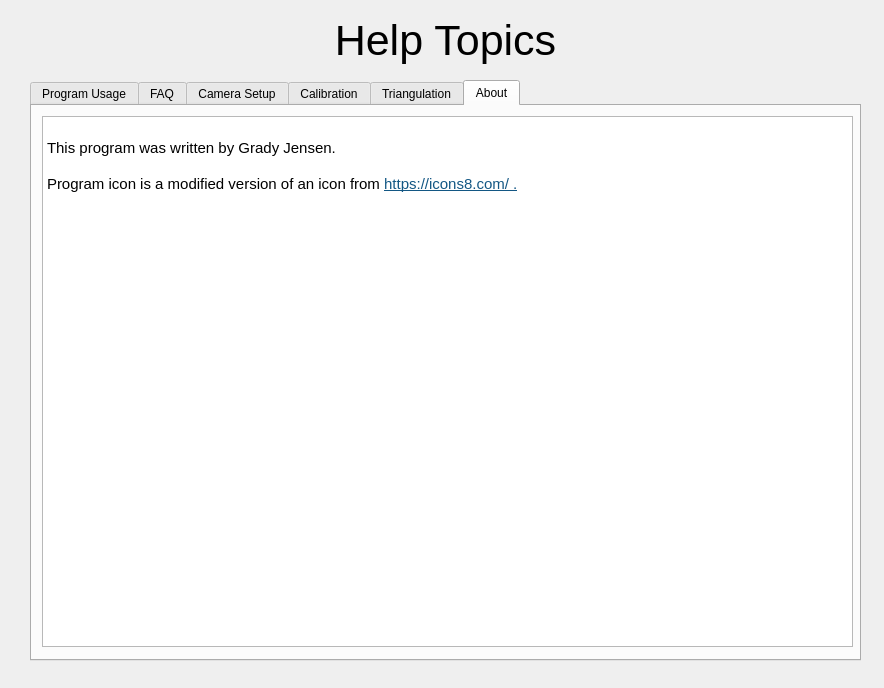
<?xml version="1.0" encoding="UTF-8"?>
<ui version="4.0">
 <class>HelpDialog</class>
 <widget class="QDialog" name="HelpDialog">
  <property name="geometry">
   <rect>
    <x>0</x>
    <y>0</y>
    <width>884</width>
    <height>688</height>
   </rect>
  </property>
  <property name="sizePolicy">
   <sizepolicy hsizetype="Fixed" vsizetype="Fixed">
    <horstretch>0</horstretch>
    <verstretch>0</verstretch>
   </sizepolicy>
  </property>
  <property name="windowTitle">
   <string>Help</string>
  </property>
  <property name="windowIcon">
   <iconset resource="icons.qrc">
    <normaloff>:/snake_icon_inv.jpg</normaloff>:/snake_icon_inv.jpg</iconset>
  </property>
  <widget class="QTabWidget" name="tabWidget">
   <property name="geometry">
    <rect>
     <x>30</x>
     <y>80</y>
     <width>831</width>
     <height>581</height>
    </rect>
   </property>
   <property name="currentIndex">
    <number>5</number>
   </property>
   <widget class="QWidget" name="tab">
    <attribute name="title">
     <string>Program Usage</string>
    </attribute>
    <widget class="QTextEdit" name="textEdit">
     <property name="geometry">
      <rect>
       <x>10</x>
       <y>10</y>
       <width>811</width>
       <height>531</height>
      </rect>
     </property>
     <property name="html">
      <string>&lt;!DOCTYPE HTML PUBLIC &quot;-//W3C//DTD HTML 4.0//EN&quot; &quot;http://www.w3.org/TR/REC-html40/strict.dtd&quot;&gt;
&lt;html&gt;&lt;head&gt;&lt;meta name=&quot;qrichtext&quot; content=&quot;1&quot; /&gt;&lt;style type=&quot;text/css&quot;&gt;
p, li { white-space: pre-wrap; }
&lt;/style&gt;&lt;/head&gt;&lt;body style=&quot; font-family:'Ubuntu'; font-size:11pt; font-weight:400; font-style:normal;&quot;&gt;
&lt;p align=&quot;center&quot; style=&quot; margin-top:0px; margin-bottom:0px; margin-left:0px; margin-right:0px; -qt-block-indent:0; text-indent:0px;&quot;&gt;&lt;span style=&quot; font-size:24pt; text-decoration: underline;&quot;&gt;Typical workflow:&lt;/span&gt;&lt;/p&gt;
&lt;p style=&quot;-qt-paragraph-type:empty; margin-top:0px; margin-bottom:0px; margin-left:0px; margin-right:0px; -qt-block-indent:0; text-indent:0px; font-size:24pt; text-decoration: underline;&quot;&gt;&lt;br /&gt;&lt;/p&gt;
&lt;p style=&quot; margin-top:0px; margin-bottom:0px; margin-left:0px; margin-right:0px; -qt-block-indent:0; text-indent:0px;&quot;&gt;&lt;span style=&quot; font-size:14pt;&quot;&gt;0. Plug in your cameras and start this program.&lt;/span&gt;&lt;/p&gt;
&lt;p style=&quot; margin-top:0px; margin-bottom:0px; margin-left:0px; margin-right:0px; -qt-block-indent:0; text-indent:0px;&quot;&gt;&lt;span style=&quot; font-size:14pt;&quot;&gt;    &lt;/span&gt;&lt;span style=&quot; font-size:12pt;&quot;&gt;If you started the program before connecting your cameras, press the refresh button on the main screen to detect them. If you are using cameras other than Basler Ace USB3 cameras, make sure you change the library for your cameras in the Project Settings window. Otherwise, your cameras will not be detected.&lt;/span&gt;&lt;/p&gt;
&lt;p style=&quot; margin-top:0px; margin-bottom:0px; margin-left:0px; margin-right:0px; -qt-block-indent:0; text-indent:0px;&quot;&gt;&lt;span style=&quot; font-size:14pt;&quot;&gt; &lt;/span&gt;&lt;/p&gt;
&lt;p style=&quot; margin-top:0px; margin-bottom:0px; margin-left:0px; margin-right:0px; -qt-block-indent:0; text-indent:0px;&quot;&gt;&lt;span style=&quot; font-size:14pt;&quot;&gt;1. Click on 'Setup' tab.&lt;/span&gt;&lt;/p&gt;
&lt;p style=&quot;-qt-paragraph-type:empty; margin-top:0px; margin-bottom:0px; margin-left:0px; margin-right:0px; -qt-block-indent:0; text-indent:0px; font-size:14pt;&quot;&gt;&lt;br /&gt;&lt;/p&gt;
&lt;p style=&quot; margin-top:0px; margin-bottom:0px; margin-left:0px; margin-right:0px; -qt-block-indent:0; text-indent:0px;&quot;&gt;&lt;span style=&quot; font-size:14pt;&quot;&gt;2. Click 'Create New Project' and choose a directory for your new project to live.&lt;/span&gt;&lt;/p&gt;
&lt;p style=&quot;-qt-paragraph-type:empty; margin-top:0px; margin-bottom:0px; margin-left:0px; margin-right:0px; -qt-block-indent:0; text-indent:0px; font-size:14pt;&quot;&gt;&lt;br /&gt;&lt;/p&gt;
&lt;p style=&quot; margin-top:0px; margin-bottom:0px; margin-left:0px; margin-right:0px; -qt-block-indent:0; text-indent:0px;&quot;&gt;&lt;span style=&quot; font-size:14pt;&quot;&gt;3. Click 'Load Camera Settings' and load a GenICam settings file with a camera capture rate suitable for calibration.&lt;/span&gt;&lt;/p&gt;
&lt;p style=&quot;-qt-paragraph-type:empty; margin-top:0px; margin-bottom:0px; margin-left:0px; margin-right:0px; -qt-block-indent:0; text-indent:0px; font-size:14pt;&quot;&gt;&lt;br /&gt;&lt;/p&gt;
&lt;p style=&quot; margin-top:0px; margin-bottom:0px; margin-left:0px; margin-right:0px; -qt-block-indent:0; text-indent:0px;&quot;&gt;&lt;span style=&quot; font-size:14pt;&quot;&gt;4. Click tab 'Collect Data' and click preview to test that the cameras work.&lt;/span&gt;&lt;/p&gt;
&lt;p style=&quot;-qt-paragraph-type:empty; margin-top:0px; margin-bottom:0px; margin-left:0px; margin-right:0px; -qt-block-indent:0; text-indent:0px; font-size:14pt;&quot;&gt;&lt;br /&gt;&lt;/p&gt;
&lt;p style=&quot; margin-top:0px; margin-bottom:0px; margin-left:0px; margin-right:0px; -qt-block-indent:0; text-indent:0px;&quot;&gt;&lt;span style=&quot; font-size:14pt;&quot;&gt;5. Go back to the 'Setup' tab and click the Collect Image Mask button if you want to create a background mask of your setup. &lt;/span&gt;&lt;span style=&quot; font-size:12pt;&quot;&gt;This is required if you plan to do a polyhedral visual hull of a subject in your setup.&lt;/span&gt;&lt;/p&gt;
&lt;p style=&quot;-qt-paragraph-type:empty; margin-top:0px; margin-bottom:0px; margin-left:0px; margin-right:0px; -qt-block-indent:0; text-indent:0px; font-size:12pt;&quot;&gt;&lt;br /&gt;&lt;/p&gt;
&lt;p style=&quot; margin-top:0px; margin-bottom:0px; margin-left:0px; margin-right:0px; -qt-block-indent:0; text-indent:0px;&quot;&gt;&lt;span style=&quot; font-size:14pt;&quot;&gt;6. Now it is time to calibrate the cameras. Click on the 'Calibrate Cameras' button.  Then click on the 'Collect New Calibration Images' button. Collect a suitable number of configuration images using the printed out and mounted calibration image.&lt;/span&gt;&lt;/p&gt;
&lt;p style=&quot;-qt-paragraph-type:empty; margin-top:0px; margin-bottom:0px; margin-left:0px; margin-right:0px; -qt-block-indent:0; text-indent:0px; font-size:14pt;&quot;&gt;&lt;br /&gt;&lt;/p&gt;
&lt;p style=&quot; margin-top:0px; margin-bottom:0px; margin-left:0px; margin-right:0px; -qt-block-indent:0; text-indent:0px;&quot;&gt;&lt;span style=&quot; font-size:12pt;&quot;&gt;For more information on this, go to the 'Calibration Help' tab of this help form.&lt;/span&gt;&lt;/p&gt;
&lt;p style=&quot;-qt-paragraph-type:empty; margin-top:0px; margin-bottom:0px; margin-left:0px; margin-right:0px; -qt-block-indent:0; text-indent:0px; font-size:14pt;&quot;&gt;&lt;br /&gt;&lt;/p&gt;
&lt;p style=&quot; margin-top:0px; margin-bottom:0px; margin-left:0px; margin-right:0px; -qt-block-indent:0; text-indent:0px;&quot;&gt;&lt;span style=&quot; font-size:14pt;&quot;&gt;7. When the images have been recorded, exit the recording window and calibrate the cameras.&lt;/span&gt;&lt;/p&gt;
&lt;p style=&quot;-qt-paragraph-type:empty; margin-top:0px; margin-bottom:0px; margin-left:0px; margin-right:0px; -qt-block-indent:0; text-indent:0px; font-size:14pt;&quot;&gt;&lt;br /&gt;&lt;/p&gt;
&lt;p style=&quot; margin-top:0px; margin-bottom:0px; margin-left:0px; margin-right:0px; -qt-block-indent:0; text-indent:0px;&quot;&gt;&lt;span style=&quot; font-size:14pt;&quot;&gt;8. If all of the cameras has a reasonably small reconstruction error, then continue. &lt;/span&gt;&lt;/p&gt;
&lt;p style=&quot; margin-top:0px; margin-bottom:0px; margin-left:0px; margin-right:0px; -qt-block-indent:0; text-indent:0px;&quot;&gt;&lt;span style=&quot; font-size:12pt;&quot;&gt;If not, you might want to change the camera setup. Perhaps there is a problem with camera focus, or position, or too small of a field of view, etc.&lt;/span&gt;&lt;/p&gt;
&lt;p style=&quot;-qt-paragraph-type:empty; margin-top:0px; margin-bottom:0px; margin-left:0px; margin-right:0px; -qt-block-indent:0; text-indent:0px; font-size:14pt;&quot;&gt;&lt;br /&gt;&lt;/p&gt;
&lt;p style=&quot; margin-top:0px; margin-bottom:0px; margin-left:0px; margin-right:0px; -qt-block-indent:0; text-indent:0px;&quot;&gt;&lt;span style=&quot; font-size:14pt;&quot;&gt;9. Once a calibration has been done, the record button in the 'Collect Data' tab becomes available. You can  now start collecting trial data. &lt;/span&gt;&lt;/p&gt;
&lt;p style=&quot; margin-top:0px; margin-bottom:0px; margin-left:0px; margin-right:0px; -qt-block-indent:0; text-indent:0px;&quot;&gt;&lt;span style=&quot; font-size:12pt;&quot;&gt;Remember, if you change the cameras in any way, i.e. moving them, or adjusting the zoom or bumping into them and changing their position, you have invalidated your setup. In this case, it is best for you to start a new project directory with a new camera calibration ( and mask images if you want them). That way you don't mess up the good data you have already collected.&lt;/span&gt;&lt;/p&gt;
&lt;p style=&quot;-qt-paragraph-type:empty; margin-top:0px; margin-bottom:0px; margin-left:0px; margin-right:0px; -qt-block-indent:0; text-indent:0px; font-size:14pt;&quot;&gt;&lt;br /&gt;&lt;/p&gt;
&lt;p style=&quot; margin-top:0px; margin-bottom:0px; margin-left:0px; margin-right:0px; -qt-block-indent:0; text-indent:0px;&quot;&gt;&lt;span style=&quot; font-size:14pt;&quot;&gt;10. Once you are done collecting data, you will want to process it. Click on the 'Process' tab and select the 'Triangulate Points' button.&lt;/span&gt;&lt;/p&gt;
&lt;p style=&quot;-qt-paragraph-type:empty; margin-top:0px; margin-bottom:0px; margin-left:0px; margin-right:0px; -qt-block-indent:0; text-indent:0px; font-size:14pt;&quot;&gt;&lt;br /&gt;&lt;/p&gt;
&lt;p style=&quot; margin-top:0px; margin-bottom:0px; margin-left:0px; margin-right:0px; -qt-block-indent:0; text-indent:0px;&quot;&gt;&lt;span style=&quot; font-size:14pt;&quot;&gt;11. Things that can be pre-populated are, other things like number of points to track, and whether or not certain cameras should be dropped are left up to you. The big task in this window is to select the color thresholds you need to segment your tracking points. There is more detailed information in the 'Triangulation' tab of this help window.&lt;/span&gt;&lt;/p&gt;
&lt;p style=&quot;-qt-paragraph-type:empty; margin-top:0px; margin-bottom:0px; margin-left:0px; margin-right:0px; -qt-block-indent:0; text-indent:0px; font-size:14pt;&quot;&gt;&lt;br /&gt;&lt;/p&gt;
&lt;p style=&quot; margin-top:0px; margin-bottom:0px; margin-left:0px; margin-right:0px; -qt-block-indent:0; text-indent:0px;&quot;&gt;&lt;span style=&quot; font-size:14pt;&quot;&gt;12. Once you have your data triangulated, you can view it using the 'View Triangulated Points' button.&lt;/span&gt;&lt;/p&gt;
&lt;p style=&quot;-qt-paragraph-type:empty; margin-top:0px; margin-bottom:0px; margin-left:0px; margin-right:0px; -qt-block-indent:0; text-indent:0px; font-size:14pt;&quot;&gt;&lt;br /&gt;&lt;/p&gt;
&lt;p style=&quot; margin-top:0px; margin-bottom:0px; margin-left:0px; margin-right:0px; -qt-block-indent:0; text-indent:0px;&quot;&gt;&lt;span style=&quot; font-size:14pt;&quot;&gt;13. If you would like to use this information in some other processing pipeline, then you can export the 3d points from the triangulated data as a CSV file using the 'Export Triangulated Points' button.&lt;/span&gt;&lt;/p&gt;&lt;/body&gt;&lt;/html&gt;</string>
     </property>
    </widget>
   </widget>
   <widget class="QWidget" name="tab_2">
    <attribute name="title">
     <string>FAQ</string>
    </attribute>
    <widget class="QTextEdit" name="textEdit_2">
     <property name="geometry">
      <rect>
       <x>10</x>
       <y>10</y>
       <width>811</width>
       <height>531</height>
      </rect>
     </property>
     <property name="html">
      <string>&lt;!DOCTYPE HTML PUBLIC &quot;-//W3C//DTD HTML 4.0//EN&quot; &quot;http://www.w3.org/TR/REC-html40/strict.dtd&quot;&gt;
&lt;html&gt;&lt;head&gt;&lt;meta name=&quot;qrichtext&quot; content=&quot;1&quot; /&gt;&lt;style type=&quot;text/css&quot;&gt;
p, li { white-space: pre-wrap; }
&lt;/style&gt;&lt;/head&gt;&lt;body style=&quot; font-family:'Ubuntu'; font-size:11pt; font-weight:400; font-style:normal;&quot;&gt;
&lt;p align=&quot;center&quot; style=&quot; margin-top:0px; margin-bottom:0px; margin-left:0px; margin-right:0px; -qt-block-indent:0; text-indent:0px;&quot;&gt;&lt;span style=&quot; font-size:24pt; text-decoration: underline;&quot;&gt;Frequently Asked Questions:&lt;/span&gt;&lt;/p&gt;&lt;/body&gt;&lt;/html&gt;</string>
     </property>
    </widget>
   </widget>
   <widget class="QWidget" name="tab_3">
    <attribute name="title">
     <string>Camera Setup</string>
    </attribute>
    <widget class="QTextEdit" name="textEdit_3">
     <property name="geometry">
      <rect>
       <x>10</x>
       <y>10</y>
       <width>811</width>
       <height>531</height>
      </rect>
     </property>
     <property name="html">
      <string>&lt;!DOCTYPE HTML PUBLIC &quot;-//W3C//DTD HTML 4.0//EN&quot; &quot;http://www.w3.org/TR/REC-html40/strict.dtd&quot;&gt;
&lt;html&gt;&lt;head&gt;&lt;meta name=&quot;qrichtext&quot; content=&quot;1&quot; /&gt;&lt;style type=&quot;text/css&quot;&gt;
p, li { white-space: pre-wrap; }
&lt;/style&gt;&lt;/head&gt;&lt;body style=&quot; font-family:'Ubuntu'; font-size:11pt; font-weight:400; font-style:normal;&quot;&gt;
&lt;p align=&quot;center&quot; style=&quot; margin-top:0px; margin-bottom:0px; margin-left:0px; margin-right:0px; -qt-block-indent:0; text-indent:0px;&quot;&gt;&lt;span style=&quot; font-size:24pt; text-decoration: underline;&quot;&gt;Placing Cameras for Useful Data Collection:&lt;/span&gt;&lt;/p&gt;&lt;/body&gt;&lt;/html&gt;</string>
     </property>
    </widget>
   </widget>
   <widget class="QWidget" name="tab_4">
    <attribute name="title">
     <string>Calibration</string>
    </attribute>
    <widget class="QTextEdit" name="textEdit_4">
     <property name="geometry">
      <rect>
       <x>10</x>
       <y>10</y>
       <width>811</width>
       <height>531</height>
      </rect>
     </property>
     <property name="html">
      <string>&lt;!DOCTYPE HTML PUBLIC &quot;-//W3C//DTD HTML 4.0//EN&quot; &quot;http://www.w3.org/TR/REC-html40/strict.dtd&quot;&gt;
&lt;html&gt;&lt;head&gt;&lt;meta name=&quot;qrichtext&quot; content=&quot;1&quot; /&gt;&lt;style type=&quot;text/css&quot;&gt;
p, li { white-space: pre-wrap; }
&lt;/style&gt;&lt;/head&gt;&lt;body style=&quot; font-family:'Ubuntu'; font-size:11pt; font-weight:400; font-style:normal;&quot;&gt;
&lt;p align=&quot;center&quot; style=&quot; margin-top:0px; margin-bottom:0px; margin-left:0px; margin-right:0px; -qt-block-indent:0; text-indent:0px;&quot;&gt;&lt;span style=&quot; font-size:24pt; text-decoration: underline;&quot;&gt;Calibrating Cameras:&lt;/span&gt;&lt;/p&gt;&lt;/body&gt;&lt;/html&gt;</string>
     </property>
    </widget>
   </widget>
   <widget class="QWidget" name="tab_5">
    <attribute name="title">
     <string>Triangulation</string>
    </attribute>
    <widget class="QTextEdit" name="textEdit_5">
     <property name="geometry">
      <rect>
       <x>10</x>
       <y>10</y>
       <width>811</width>
       <height>531</height>
      </rect>
     </property>
     <property name="html">
      <string>&lt;!DOCTYPE HTML PUBLIC &quot;-//W3C//DTD HTML 4.0//EN&quot; &quot;http://www.w3.org/TR/REC-html40/strict.dtd&quot;&gt;
&lt;html&gt;&lt;head&gt;&lt;meta name=&quot;qrichtext&quot; content=&quot;1&quot; /&gt;&lt;style type=&quot;text/css&quot;&gt;
p, li { white-space: pre-wrap; }
&lt;/style&gt;&lt;/head&gt;&lt;body style=&quot; font-family:'Ubuntu'; font-size:11pt; font-weight:400; font-style:normal;&quot;&gt;
&lt;p align=&quot;center&quot; style=&quot; margin-top:0px; margin-bottom:0px; margin-left:0px; margin-right:0px; -qt-block-indent:0; text-indent:0px;&quot;&gt;&lt;span style=&quot; font-size:24pt; text-decoration: underline;&quot;&gt;Thresholding and then Triangulating Collected Data:&lt;/span&gt;&lt;/p&gt;&lt;/body&gt;&lt;/html&gt;</string>
     </property>
    </widget>
   </widget>
   <widget class="QWidget" name="tab_6">
    <attribute name="title">
     <string>About</string>
    </attribute>
    <widget class="QTextEdit" name="textEdit_6">
     <property name="geometry">
      <rect>
       <x>10</x>
       <y>10</y>
       <width>811</width>
       <height>531</height>
      </rect>
     </property>
     <property name="html">
      <string>&lt;!DOCTYPE HTML PUBLIC &quot;-//W3C//DTD HTML 4.0//EN&quot; &quot;http://www.w3.org/TR/REC-html40/strict.dtd&quot;&gt;
&lt;html&gt;&lt;head&gt;&lt;meta name=&quot;qrichtext&quot; content=&quot;1&quot; /&gt;&lt;style type=&quot;text/css&quot;&gt;
p, li { white-space: pre-wrap; }
&lt;/style&gt;&lt;/head&gt;&lt;body style=&quot; font-family:'Ubuntu'; font-size:11pt; font-weight:400; font-style:normal;&quot;&gt;
&lt;p style=&quot;-qt-paragraph-type:empty; margin-top:0px; margin-bottom:0px; margin-left:0px; margin-right:0px; -qt-block-indent:0; text-indent:0px;&quot;&gt;&lt;br /&gt;&lt;/p&gt;
&lt;p style=&quot; margin-top:0px; margin-bottom:0px; margin-left:0px; margin-right:0px; -qt-block-indent:0; text-indent:0px;&quot;&gt;This program was written by Grady Jensen.&lt;/p&gt;
&lt;p style=&quot;-qt-paragraph-type:empty; margin-top:0px; margin-bottom:0px; margin-left:0px; margin-right:0px; -qt-block-indent:0; text-indent:0px;&quot;&gt;&lt;br /&gt;&lt;/p&gt;
&lt;p style=&quot; margin-top:0px; margin-bottom:0px; margin-left:0px; margin-right:0px; -qt-block-indent:0; text-indent:0px;&quot;&gt;Program icon is a modified version of an icon from &lt;a href=&quot;https://icons8.com/&quot;&gt;&lt;span style=&quot; font-family:'-apple-system,BlinkMacSystemFont,San Francisco,HelveticaNeue-Light,Helvetica Neue Light,Helvetica Neue,Segoe UI,Fira Sans,Roboto,Oxygen,Ubuntu,Droid Sans,Arial,sans-serif'; font-size:15px; text-decoration: underline; color:#135784; background-color:transparent;&quot;&gt;https://icons8.com/ .&lt;/span&gt;&lt;/a&gt;&lt;/p&gt;&lt;/body&gt;&lt;/html&gt;</string>
     </property>
    </widget>
   </widget>
  </widget>
  <widget class="QLabel" name="label">
   <property name="geometry">
    <rect>
     <x>20</x>
     <y>10</y>
     <width>851</width>
     <height>61</height>
    </rect>
   </property>
   <property name="font">
    <font>
     <pointsize>32</pointsize>
    </font>
   </property>
   <property name="text">
    <string>Help Topics</string>
   </property>
   <property name="alignment">
    <set>Qt::AlignCenter</set>
   </property>
  </widget>
 </widget>
 <resources>
  <include location="icons.qrc"/>
 </resources>
 <connections/>
</ui>
